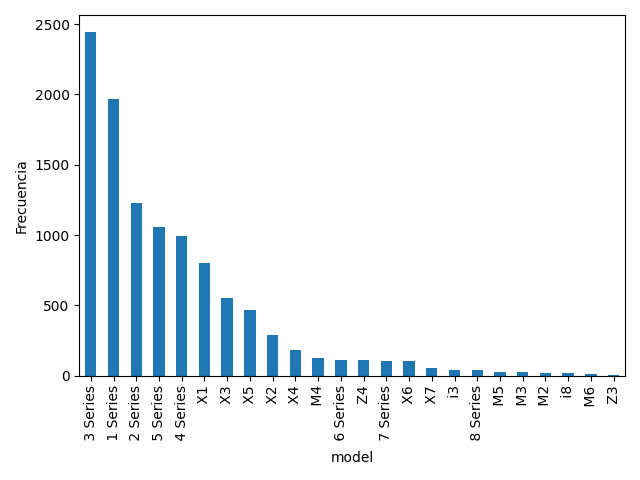

This figure's Python source:
import matplotlib as mpl
import matplotlib.pyplot as plt
import pandas as pd
import numpy as np

df = pd.read_csv('bmw.csv')

plt.xlabel("Modelos")
plt.ylabel("Frecuencia")
frecuencia = df['model'].value_counts()
frecuencia.plot(kind='bar')
plt.tight_layout()
plt.savefig('ej3.png')
